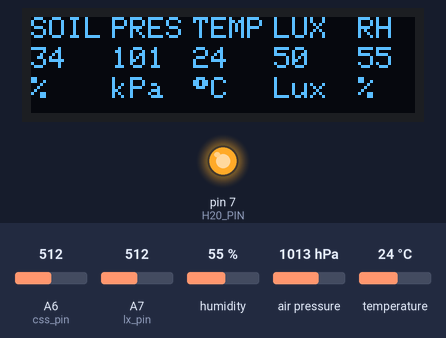
The sketch below on a simulated Arduino Nano, built with avr-gcc and run on an emulated ATmega328P. Parts: 128×32 one-colour display, output pins drawn as LEDs (lit = HIGH). The inputs (shaded band) are chosen by the test bench; at power-on: A6 (css_pin) = 512, A7 (lx_pin) = 512, air pressure 1013 hPa, humidity 55 %, temperature 24 °C. The display library's start-up logo is not drawn; what the sketch prints to the serial monitor is not drawn.

Above: at 1.3 s.
1.4 s: A6 (css_pin) set to 526
At 4.2 s:
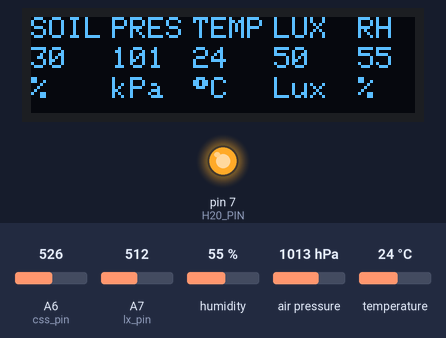
4.6 s: A7 (lx_pin) set to 181
At 5.4 s:
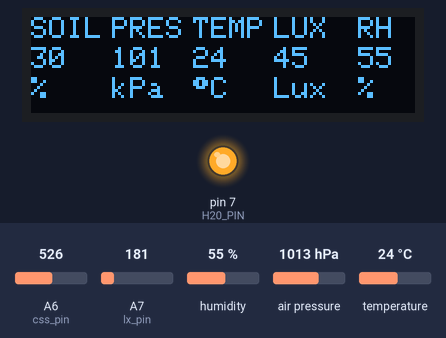
7.0 s: A7 (lx_pin) set to 159
At 7.8 s:
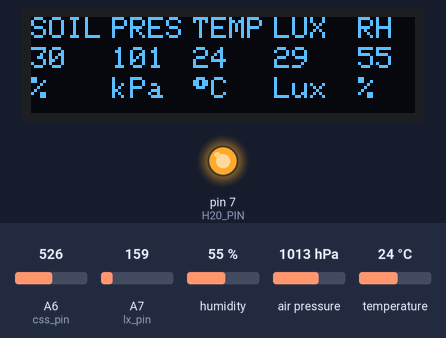
9.4 s: air pressure set to 952 hPa
At 11.3 s:
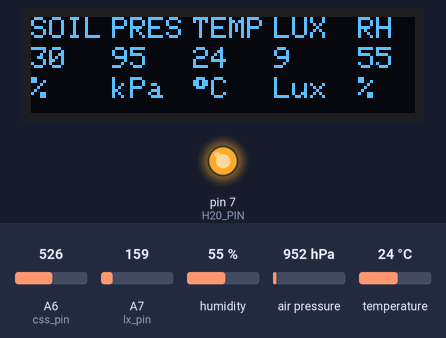
11.8 s: humidity set to 22 %
At 13.2 s:
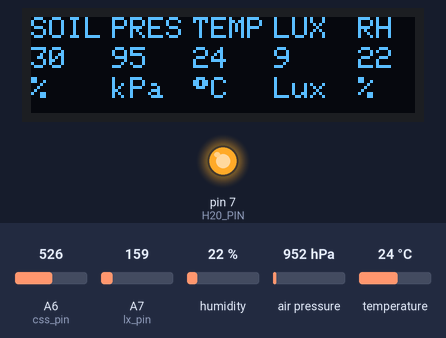
13.5 s: A6 (css_pin) set to 600
At 16.5 s:
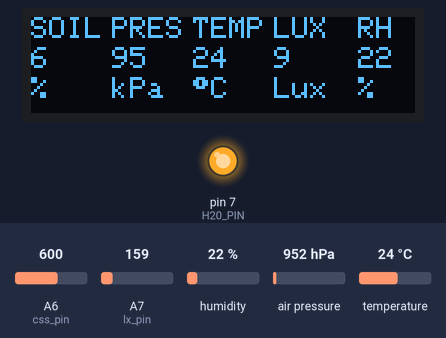
16.7 s: A6 (css_pin) set to 617
Timing chart, 0 to 19.7 s (numbered marks = the images above; inputs shaded):
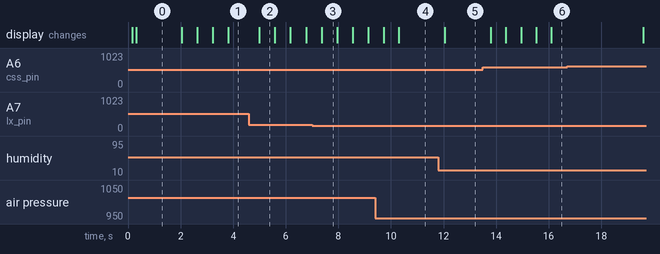

The sketch:

main.ino
```cpp
// -*- lsst-c++ -*-
/**
 * OpenHerb Telemeter Main
 *
 * @file src.ino
 *
 * @brief Main event loop for telemetry collection and serial publishing
 *
 * @author Christian Sargusingh
 *
 * Copyright © 2020 OpenHerb.
 */
#include <Arduino.h>
#include <SoftwareSerial.h>
#include <Adafruit_BME280.h>
#include <Lumex.h>
#include <Css.h>
#include <Oled.h>
#include <Types.h>
#include <Pid.h>

#define SCREEN_WIDTH 128 // OLED display width, in pixels
#define SCREEN_HEIGHT 32 // OLED display height, in pixels
#define OLED_RESET -1 // Reset pin # (or -1 if sharing Arduino reset pin)
#define OLED_ADDR 0x3C
#define BME_ADDR 0x76
#define H20_PIN 7

// sensor values
const uint16_t loop_delay = 500;

// init sensor interfaces
Css* css;
Lumex* lumex;
Oled* oled;
Pid<uint8_t>* pid;
Adafruit_BME280 bme;

void setup() {
    // setup serial interface
    Serial.begin(9600);
    const Css::Spec css_spec = {
        .css_pin = A6,
        .buffer_size = 5,
        .av = 620,
        .sv = 310
    };
    const Lumex::Spec lumex_spec = {
        .lx_pin = A7,
        .buffer_size = 10,
        .vin = 5,
        .sr = 10000
    };
    const Oled::Spec oled_spec = {
        .width = 128,
        .height = 32,
        .reset_pin = -1,
        .addr = 0x3C
    };
    const Pid<uint8_t>::Spec pid_spec {
        .kp = 1,
        .kd = 1,
        .ki = 1,
        .setpoint = 50,
        .min = 0,
        .max = 100
    };
    css = new Css(css_spec);
    lumex = new Lumex(lumex_spec);
    oled = new Oled(oled_spec);
    pid = new Pid<uint8_t>(pid_spec);
    // relay module output (active high)
    pinMode(H20_PIN, OUTPUT);
    digitalWrite(H20_PIN,HIGH);
    // default settings
    // (you can also pass in a Wire library object like &Wire2)
    if (!bme.begin(BME_ADDR)) {
        Serial.println("Could not find a valid BME280 sensor, check wiring!");
        while (1);
    }
}

void loop() {
    // create a new telemetry instance
    Sensorframe telemetry;
    // poll sensors (updates internal buffers)
    telemetry.sm = css->read();
    // sm_controller(telemetry.sm);
    telemetry.lx = lumex->read();
    telemetry.tp = bme.readTemperature();
    telemetry.pa = bme.readPressure()/1000; //kPa
    telemetry.rh = bme.readHumidity();
    // write to OLED display
    oled->write(telemetry);
    publish_sensorframe(telemetry);
    delay(loop_delay);
}

void publish_sensorframe(Sensorframe telemetry) {
    // Construct sensorframe
    String sensorframe = String("TP&") + String(telemetry.tp) + "|" + "RH&" + String(telemetry.rh) + "|" + "PA&" + String(telemetry.pa) + "|" + "SM&" + String(telemetry.sm) + "|" + "LX&" + String(telemetry.lx) + "|";
    // Publish through serial for digest
    Serial.println(sensorframe);
}

/**
 * @brief poc controller function for soil moisture control
 *
 */
void sm_controller(uint8_t sm) {
    uint8_t out;
    out = pid->compute(sm);
    if (out > 50) {
        digitalWrite(H20_PIN,LOW);
    } else {
        digitalWrite(H20_PIN,HIGH);
    }

}
```

Measured:
- the behaviour switches between 514 and 515 on A6 (css_pin) (found by bisection; images 0 and 1)
- after the input at 1.4 s, the display: first changes after 0.64 s (image 1 shows a later state)
- after the input at 4.6 s, the display: changes after 0.39 s (image 2)
- after the input at 11.8 s, the display: changes after 0.25 s (image 5)
- after the input at 13.5 s, the display: first changes after 0.29 s (image 6 shows a later state)
- what the display in image 2 shows lasts 0.6 s, from 5.0 s to 5.6 s
